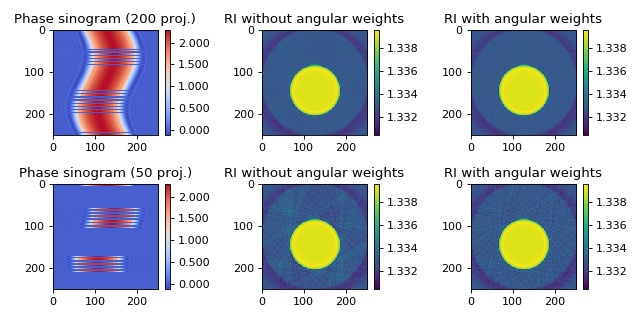

This chart was generated by the following Python code:
#!/usr/bin/env python
# -*- coding: utf-8 -*-
""" 
Unevenly spaced angles (2D)
~~~~~~~~~~~~~~~~~~~~~~~~~~~
The *in silico* data set was created with the 
softare `miefield  <https://github.com/paulmueller/miefield>`_.
The data are 1D projections of a non-centered cylinder of constant
refractive index 1.339 embedded in water with refractive index 1.333. 
The first column shows the used sinograms (missing angles are displayed
as zeros) that were created from the original sinogram with 250
projections. The second column shows the reconstruction without angular
weights and the third column shows the reconstruction with angular
weights. The keyword argument `weight_angle` was introduced in version
0.1.1. 

.. figure::  ../examples/backprop_2d_weights_angles_repo.png
   :align:   center

   Impact of angular weighting on backpropagation with the Rytov
   approximation. 

Download the :download:`full example <../examples/backprop_2d_weights_angles.py>`.
If you are not running the example from the git repository, make sure the
file :download:`example_helper.py <../examples/example_helper.py>` is present
in the current directory.

"""
from __future__ import division, print_function

# All imports are moved to "__main__", because
# sphinx might complain about some imports (e.g. mpl).

if __name__ == "__main__":
    try:
        from example_helper import get_file
    except ImportError:
        print("Please make sure example_helper.py is available.")
        raise
    import matplotlib.pylab as plt
    import numpy as np
    from os.path import abspath, dirname, split, join
    import sys
    import zipfile
    import unwrap
    
    # Add parent directory to beginning of path variable
    DIR = dirname(abspath(__file__))
    sys.path.insert(0, split(DIR)[0])
    
    import odtbrain as odt
    
    # use jobmanager if available
    try:
        import jobmanager as jm
        jm.decorators.decorate_module_ProgressBar(odt, 
                            decorator=jm.decorators.ProgressBarOverrideCount,
                            interval=.1)
    except:
        pass

    datazip = get_file("mie_2d_noncentered_cylinder_A250_R2.zip")
    
    # Get simulation data
    arc = zipfile.ZipFile(datazip)

    angles = np.loadtxt(arc.open("mie_angles.txt"))

    # sinogram computed with mie
    # computed with
    # miefield.GetSinogramCylinderRotation(radius, nmed, ncyl, lD, lC, size, A, res)
    sino_real = np.loadtxt(arc.open("sino_real.txt"))
    sino_imag = np.loadtxt(arc.open("sino_imag.txt"))
    sino = sino_real + 1j*sino_imag
    A, size = sino_real.shape

    # background sinogram computed with mie
    # computed with
    # miefield.GetSinogramCylinderRotation(radius, nmed, nmed, lD, lC, size, A, res)
    u0_real = np.loadtxt(arc.open("u0_real.txt"))
    u0_imag = np.loadtxt(arc.open("u0_imag.txt"))
    u0 = u0_real + 1j*u0_imag
    # create 2d array
    u0 = np.tile(u0, size).reshape(A,size).transpose()

    # background field necessary to compute initial born field
    # computed with
    # u0_single = mie.GetFieldCylinder(radius, nmed, nmed, lD, size, res)
    u0_single_real = np.loadtxt(arc.open("u0_single_real.txt"))
    u0_single_imag = np.loadtxt(arc.open("u0_single_real.txt"))
    u0_single = u0_single_real + 1j*u0_single_imag

    with arc.open("mie_info.txt") as info:
        cfg = {}
        for l in info.readlines():
            l = l.decode()
            if l.count("=") == 1:
                key, val = l.split("=")
                cfg[key.strip()] = float(val.strip())

    print("Example: Backpropagation from 2d FDTD simulations")
    print("Refractive index of medium:", cfg["nmed"])
    print("Measurement position from object center:", cfg["lD"])
    print("Wavelength sampling:", cfg["res"])
    print("Performing backpropagation.")

    
    # Set measurement parameters
    # Compute scattered field from cylinder
    radius = cfg["radius"] # wavelengths
    nmed = cfg["nmed"]
    ncyl = cfg["ncyl"]
    
    lD = cfg["lD"] # measurement distance in wavelengths
    lC = cfg["lC"] # displacement from center of image
    size = cfg["size"]
    res = cfg["res"] # px/wavelengths
    A = cfg["A"] # number of projections

    #phantom = np.loadtxt(arc.open("mie_phantom.txt"))
    x = np.arange(size)-size/2.0
    X,Y = np.meshgrid(x,x)
    rad_px = radius*res
    phantom = np.array(((Y-lC*res)**2+X**2)<rad_px**2, dtype=np.float)*(ncyl-nmed)+nmed

    u_sinR = odt.sinogram_as_rytov(sino/u0)
    
    # Rytov 200 projections    
    # remove 50 projections from total of 250 projections
    remove200 = np.argsort(angles % .002)[:50]
    angles200 = np.delete(angles, remove200, axis=0)
    u_sinR200 = np.delete(u_sinR, remove200, axis=0)
    ph200 = unwrap.unwrap(np.angle(sino/u0))
    ph200[remove200] = 0
    
    fR200 = odt.backpropagate_2d(u_sinR200, angles200, res, nmed, lD*res)
    nR200 = odt.odt_to_ri(fR200, res, nmed)
    fR200nw = odt.backpropagate_2d(u_sinR200, angles200, res, nmed, lD*res, weight_angles=False)
    nR200nw = odt.odt_to_ri(fR200nw, res, nmed)
    
    
    # Rytov 50 projections
    remove50 = np.argsort(angles % .002)[:200]
    angles50 = np.delete(angles, remove50, axis=0)
    u_sinR50 = np.delete(u_sinR, remove50, axis=0)
    ph50 = unwrap.unwrap(np.angle(sino/u0))
    ph50[remove50] = 0
    
    fR50 = odt.backpropagate_2d(u_sinR50, angles50, res, nmed, lD*res)
    nR50 = odt.odt_to_ri(fR50, res, nmed)    
    fR50nw = odt.backpropagate_2d(u_sinR50, angles50, res, nmed, lD*res, weight_angles=False)
    nR50nw = odt.odt_to_ri(fR50nw, res, nmed)
    
    # prepare plot
    
    kw_ri = {"vmin": np.min(np.array([phantom, nR50.real, nR200.real])),
             "vmax": np.max(np.array([phantom, nR50.real, nR200.real]))
             }

    kw_ph = {"vmin": np.min(np.array([ph200, ph50])),
             "vmax": np.max(np.array([ph200, ph50])),
             "cmap": plt.cm.coolwarm  # @UndefinedVariable
             }
    
    
    fig, axes = plt.subplots(2,3, figsize=(12,7), dpi=300)
    axes = np.array(axes).flatten()
    
    phmap = axes[0].imshow(ph200, **kw_ph)
    axes[0].set_title("Phase sinogram (200 proj.)")

    rimap = axes[1].imshow(nR200nw.real, **kw_ri)
    axes[1].set_title("RI without angular weights")

    axes[2].imshow(nR200.real, **kw_ri)
    axes[2].set_title("RI with angular weights")
    
    axes[3].imshow(ph50, **kw_ph)
    axes[3].set_title("Phase sinogram (50 proj.)")

    axes[4].imshow(nR50nw.real, **kw_ri)
    axes[4].set_title("RI without angular weights")

    axes[5].imshow(nR50.real, **kw_ri)
    axes[5].set_title("RI with angular weights")    

    # color bars
    cbkwargs = {"fraction": 0.045,
                "format":"%.3f"}
    plt.colorbar(phmap, ax=axes[0], **cbkwargs)
    plt.colorbar(phmap, ax=axes[3], **cbkwargs)
    plt.colorbar(rimap, ax=axes[1], **cbkwargs)
    plt.colorbar(rimap, ax=axes[2], **cbkwargs)
    plt.colorbar(rimap, ax=axes[5], **cbkwargs)
    plt.colorbar(rimap, ax=axes[4], **cbkwargs)

    
    plt.tight_layout()
    
    outname = join(DIR, "backprop_2d_weights_angles.png")
    print("Creating output file:", outname)
    plt.savefig(outname)
